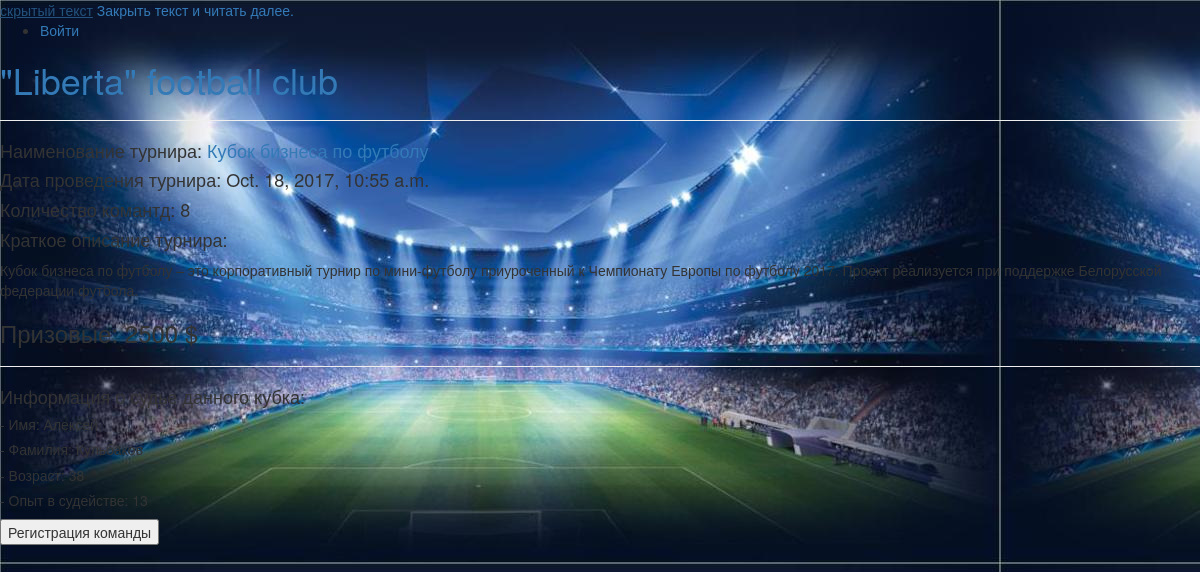
/tournament/3, run on the app's committed database.
### football/models.py (models this page shows, shortened)
class Cup(models.Model):
    cup_name = models.CharField(max_length=200)
    cup_information = models.TextField(default="Это будет очень хороший турнир!")
    count_commands = models.IntegerField(default=8)
    prize = models.IntegerField(default=1000)
    date = models.DateTimeField(default=timezone.now() + datetime.timedelta(days = 30))
    referee = models.ForeignKey(Referee, on_delete=models.CASCADE)

class Referee(models.Model):
    first_name = models.CharField(max_length=100)
    second_name = models.CharField(max_length=100)
    age = models.IntegerField(default=25)
    experience = models.IntegerField(default=1)

### football/views.py (the view)
# urls.py: url(r'^tournament/(?P<tournament_id>[0-9]+)', views.tournament, name = "tournament"),
def tournament(request, tournament_id):
    context = {"cup" : Cup.objects.get(id=tournament_id), "referee" : Cup.objects.get(id=tournament_id).referee}
    return render_to_response("football/tournament.html", context)

### football/templates/football/tournament.html
{% extends "main.html" %}
{% block tournament %}
    <div class="tournament">
        <hr>
        <h4>Наименование турнира: <a href = {% url "football:registration"  cup.id %}>{{ cup.cup_name }}</a></h4>
        <h4>Дата проведения турнира: {{ cup.date }}</h4>
        <h4>Количество комантд: {{ cup.count_commands }}</h4>
        <h4>Краткое описание турнира:</h4>
        <p>{{ cup.cup_information }}</p>
        <h3>Призовые: {{ cup.prize }} $</h3>
        <hr>
        <h4>Информация о судье данного кубка:</h4>
        <h5>   - Имя: {{ referee.first_name }}</h5>
        <h5>   - Фамилия: {{ referee.second_name }}</h5>
        <h5>   - Возраст: {{ referee.age }}</h5>
        <h5>   - Опыт в судействе: {{ referee.experience }} </h5>
    </div>
    <form action={% url "football:registration"  cup.id%}>
        <input  class="button" type="submit" value="Регистрация команды">
    </form>
{% endblock %}

### templates/main.html (style rules this page uses)
body { background-image: url("../fone.jpg"); }

### data on the page
Cup: cup_name "Кубок бизнеса по футболу", date "Oct. 18, 2017, 10:55 a.m.", count_commands "8", cup_information "Кубок бизнеса по футболу – это корпоративный турнир по мини-футболу приуроченный к Чемпионату Европы по футболу 2017. Проект реализуется при поддержке Белорусской федерации футбола.", prize "2500"
Referee: first_name "Алексей", second_name "Кульбаков", age "38", experience "13"
